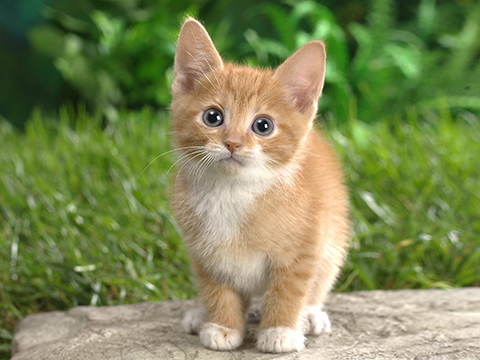
%> input picture coretech/neuralnets/test/images/cat.jpg, 480 x 360 px
$ octave --eval "result = AddFiducial('../../../neuralnets/test/images/cat.jpg');"   (GNU Octave 9; MATLAB toolbox functions it lacks are replaced by stand-ins)
%> lines starting %> are read from the running program, lines starting %| are printed output that depends on the picture; in (x1, y1, x2, y2) boxes, pixels count from 0 and x2, y2 are one past the last pixel; in counts of white or black regions, pixels touching at a corner belong together; the program's own positions count from 1
### matlab/parseVarargin.m
function varargout = parseVarargin(varargin)
% Parse the list of "extra" arguments pairs, resetting any valid variables.
%
% [<unknownPairs>] = parseVarargin(<Name1, Val1>, <Name2, Val2>, ..., <NameN, ValN>);
%
%   If the "unknownPairs" output is requested, any unrecognized names and
%   their values will be returned as a cell array.
%
% Usage:
%
%   % declare list of variables and their defaults values
%   var1 = 1;
%   var2 = 'hello';
%
%   % parse varargin
%   parseVarargin(varargin{:});
%
%   % var1 and var2 now updated to optional passed-in values
%
% ----------
% Jean-Francois Lalonde
% Andrew Stein
%

if nargin==1 && iscell(varargin{1})
	varargin = varargin{1};
end

if ~isempty(varargin) && isstruct(varargin{1})
    assert(nargout > 0, ['Using parseVarargin with a struct requires ' ...
        'at least one output argument. Otherwise there would be no effect.']);

    returnUnknowns = nargout > 1;

    if returnUnknowns
        toReturn = false(size(varargin));
    end

    S = varargin{1};
    varargin = varargin(2:end);

    for i = 1:2:length(varargin)
        if isfield(S, varargin{i})
            % Valid property, assign it:
            S.(varargin{i}) = varargin{i+1};
        else
            % Unrecognized property, either mark for return or throw error
            if returnUnknowns
                toReturn(i:(i+1)) = true;
            else
                error('"%s" is not a field of the given struct.', varargin{i});
            end
        end
    end

    varargout{1} = S;
    if returnUnknowns
        varargout{2} = varargin{toReturn};
    end

else

    returnUnknowns = nargout > 0;

    if returnUnknowns
        toReturn = false(size(varargin));
    end

    for i = 1:2:length(varargin)
        if evalin('caller', sprintf('exist(''%s'')', varargin{i}))
            % Valid variable, assign it:
            assignin('caller', varargin{i}, varargin{i+1});
        else
            % Unrecognized variable, either mark for return or throw error
            if returnUnknowns
                toReturn(i:(i+1)) = true;
            else
                error('Parameter "%s" not recognized.', varargin{i});
            end
        end
    end

    if returnUnknowns
        varargout{1} = varargin(toReturn);
    end

end % IF object

### coretech/vision/matlab/@VisionMarkerTrained/AddFiducial.m
function [imgNew, AlphaChannel] = AddFiducial(img, varargin)

CropImage = true;
InvertImage = false;
RotateImage = 0;
OutputSize = 512;
PadOutside = false;
FiducialColor = [0 0 0];
TransparentColor = [1 1 1];
TransparencyTolerance = 0.1;
OutputFile = '';

parseVarargin(varargin{:});

AlphaChannel = [];
if ischar(img)
    [img, ~, AlphaChannel] = imread(img);
%> img is the input picture: size 360x480x3 uint8; mean R, G, B 125.8, 136, 85.7
%> AlphaChannel = []
    img = im2double(img);
%> img: size 360x480x3 double

    AlphaChannel = im2double(AlphaChannel);
end

if isempty(AlphaChannel)
    AlphaChannel = ones(size(img,1),size(img,2));
end

img = im2double(img);
if size(img,3)==1
    img = repmat(img,[1 1 3]);
end
%img = mean(im2double(img),3);

if RotateImage ~= 0
  bbox = 'loose';
  if ~CropImage
    bbox = 'crop';
  end
  img = imrotate(img, RotateImage, 'bilinear', bbox);
  AlphaChannel = imrotate(AlphaChannel, RotateImage, 'bilinear', bbox);
end

if CropImage
    black = any(img<0.5,3) & AlphaChannel > 0.5;
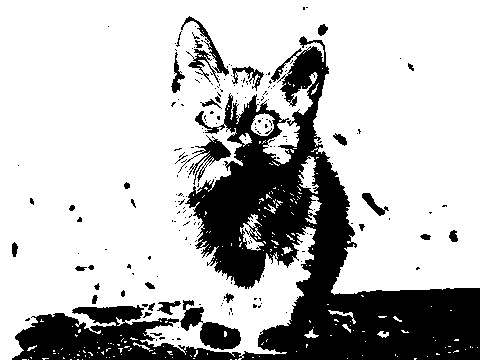
%> black: size 360x480 logical; 74.2% white; 202 black regions (168 under 20 px), largest, box (x1, y1, x2, y2) and area: (12, 36, 480, 360) 39726, (180, 300, 241, 350) 1246, (178, 135, 231, 185) 602

    row = any(black,1);
%> row = 480 logical values, 480 true
    xmin = find(row, 1, 'first');
%> xmin = 1
    xmax = find(row, 1, 'last');
%> xmax = 480

    col = any(black,2);
%> col = 360 logical values, 360 true
    ymin = find(col, 1, 'first');
%> ymin = 1
    ymax = find(col, 1, 'last');
%> ymax = 360

    %imgDim = max(ymax-ymin+1, xmax-xmin+1);

    img = img(ymin:ymax, xmin:xmax,:);
    AlphaChannel = AlphaChannel(ymin:ymax, xmin:xmax);
%> AlphaChannel: size 360x480 double; every value is 1
end

[nrows,ncols,~] = size(img);
%> nrows = 360; ncols = 480
if nrows > ncols
    padding = nrows - ncols;
    if mod(padding,2)==0
        padding = padding*[0.5 0.5];
    else
        padding = [floor(padding/2) ceil(padding/2)];
    end
    img = padarray(padarray(img, [0 padding(1)], 1, 'pre'), [0 padding(2)], 1, 'post');
    AlphaChannel = padarray(padarray(AlphaChannel, [0 padding(1)], 1, 'pre'), [0 padding(2)], 1, 'post');

elseif ncols > nrows
    padding = ncols - nrows;
%> padding = 120
    if mod(padding,2)==0
        padding = padding*[0.5 0.5];
%> padding = [60 60]
    else
        padding = [floor(padding/2) ceil(padding/2)];
    end
    img = padarray(padarray(img, [padding(1) 0], 1, 'pre'), [padding(2) 0], 1, 'post');
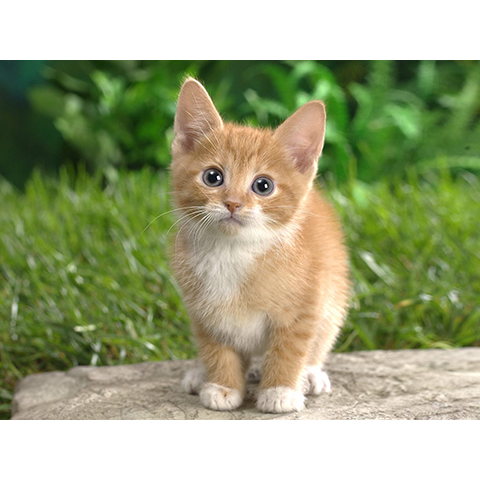
%> img: size 480x480x3 double; mean R, G, B 0.62, 0.65, 0.502
    AlphaChannel = padarray(padarray(AlphaChannel, [padding(1) 0], 1, 'pre'), [padding(2) 0], 1, 'post');
%> AlphaChannel: size 480x480 double; every value is 1
end

[nrows,ncols,~] = size(img);
%> nrows = 480
assert(nrows==ncols, 'By now, image should be square.');

%> (the run ends here)
